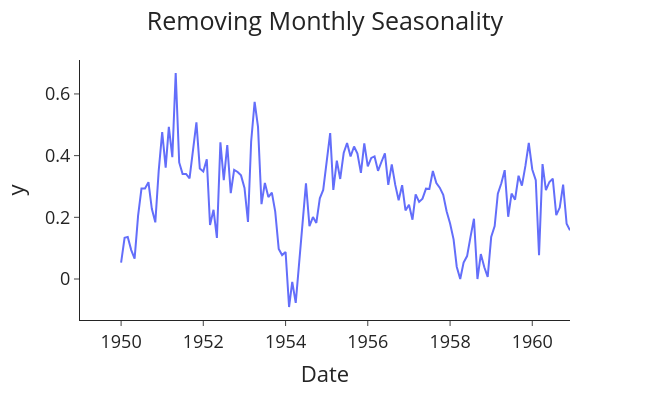

Source (notebook cell):
### Markdown cell above
# **Removing Seasonality**

### Code cell
df['sazorm_pass'] = df['Pass_box'].diff(12) #monthly = 12 months
plotting(title = 'Removing Monthly Seasonality', data=df, x='date', y='sazorm_pass', x_label= 'Date', y_label = 'Passengers')

### Figure 1 — Plotly figure (JSON) as saved in the notebook; plotly's stock layout.template omitted (floating-point values rounded to 4 significant figures; data arrays with more than 128 entries replaced by an {"elided": "..."} marker saying what was removed)
{"data": [{"hovertemplate": "Date=%{x}<br>y=%{y}<extra></extra>", "legendgroup": "", "line": {"color": "#636efa", "dash": "solid"}, "marker": {"symbol": "circle"}, "mode": "lines", "name": "", "orientation": "v", "showlegend": false, "type": "scatter", "x": {"elided": "144 str values"}, "xaxis": "x", "y": {"elided": "144 float values"}, "yaxis": "y"}], "layout": {"font": {"size": 18}, "height": 400, "legend": {"tracegroupgap": 0}, "margin": {"t": 60}, "title": {"text": "Removing Monthly Seasonality", "x": 0.5}, "width": 650, "xaxis": {"anchor": "y", "domain": [0, 1], "title": {"text": "Date"}}, "yaxis": {"anchor": "x", "domain": [0, 1], "title": {"text": "y"}}}}
